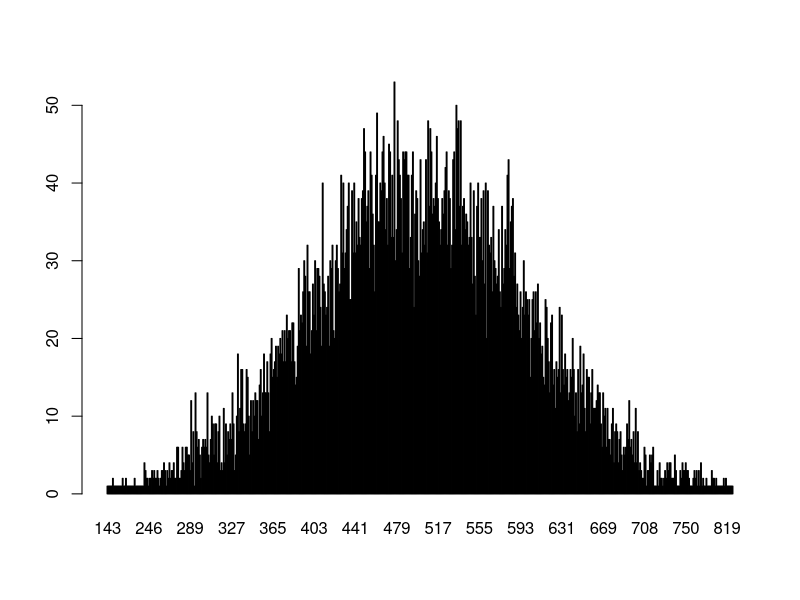
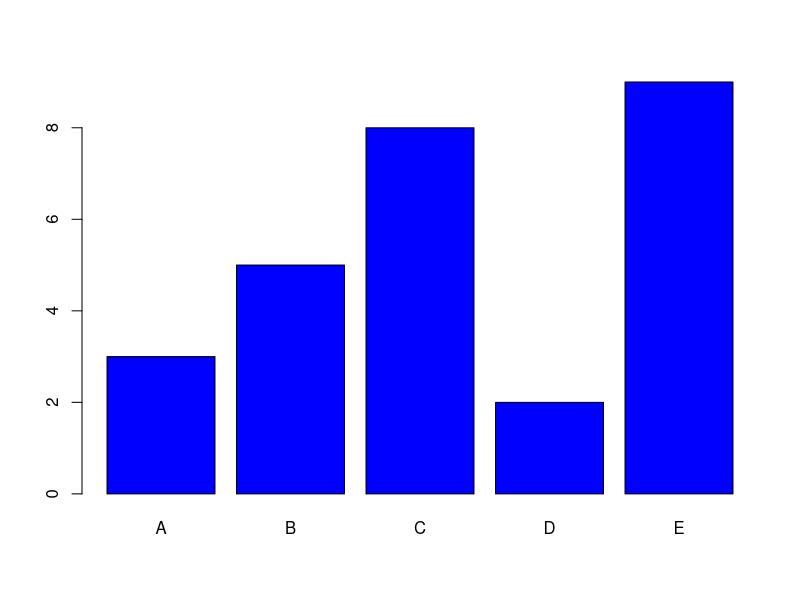
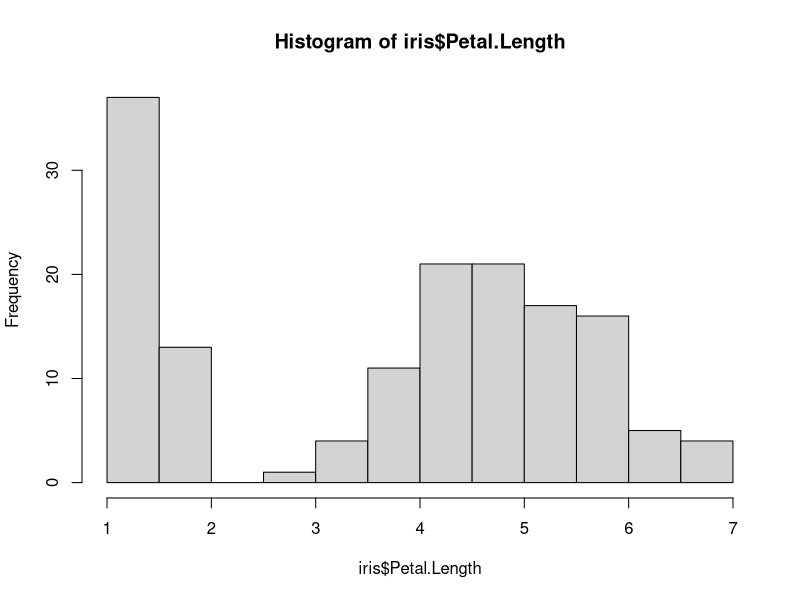
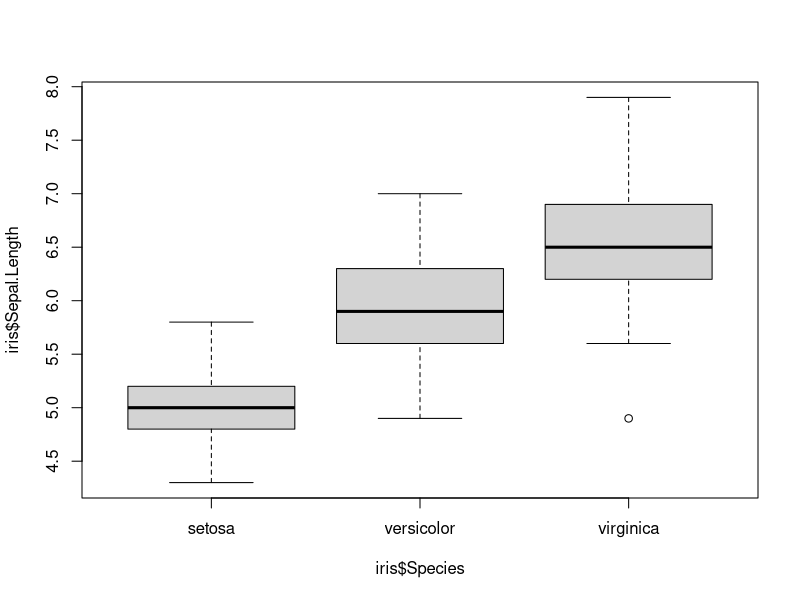

Generate these figures, in order, with R:
n <- floor(rnorm(10000, 500, 100))
t <- table(n)
barplot(t)

x <- 10
a <- 2
y <- 1:4
z <- 2:5

print(x > a)
print(x + a)

if (x > a) {
    print("Yes.")
} else {
    print("No.")
}

print(y * z) # multiplication
print(c(y, z)) # concatenation
print(c(1:3, c(4:6, 7:10))) # recursive execution

x <- 1:3 ; print(rep(x, 2)) # repetition
y <- 1:3 ; print(rep(y, c(1, 3, 2)))
print(sum(rep(x, 2)))

greeting <- "My name is George!"
print(greeting)

#make a plot
bar_values <- c(3, 5, 8, 2, 9)
bar_names <- c("A", "B", "C", "D", "E")

barplot(bar_values, names.arg = bar_names, col = "blue") # barplot
hist(iris$Petal.Length) # histogram
boxplot(iris$Sepal.Length ~ iris$Species) # boxplot

# More at the file of the first lesson..
